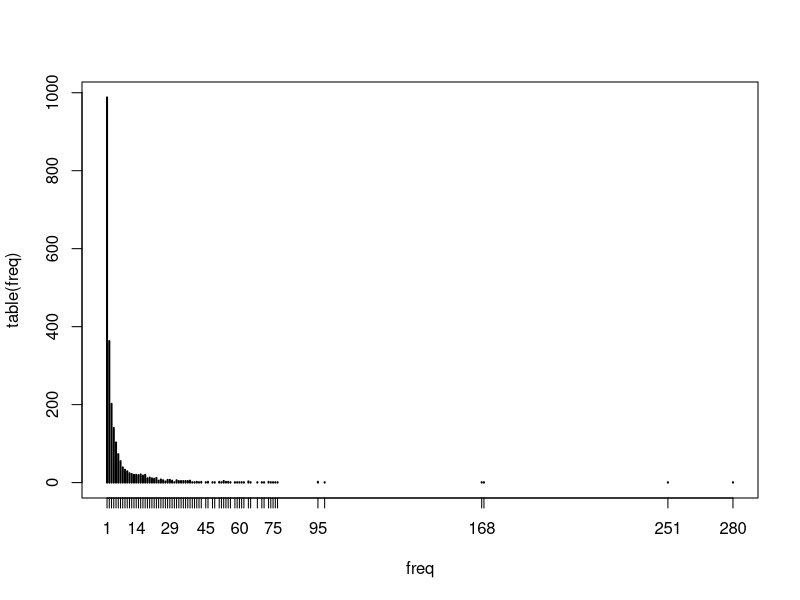
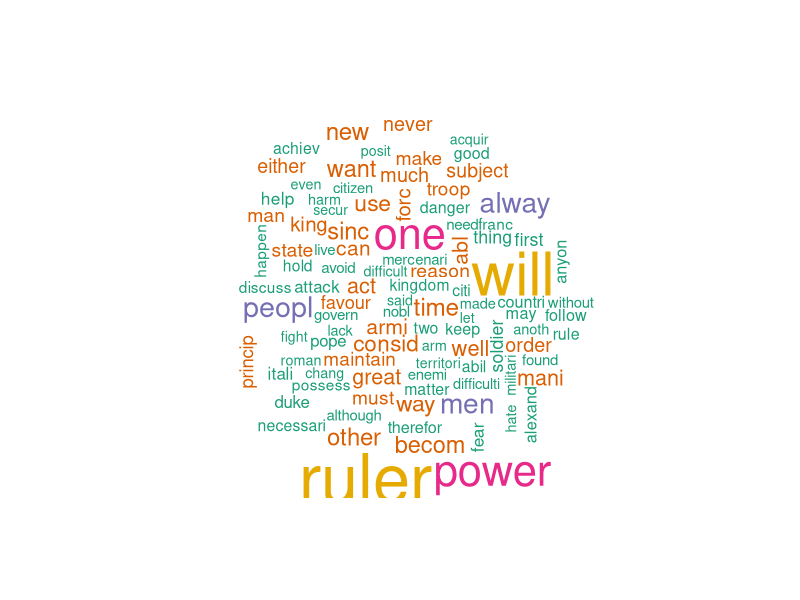

Write R code to recreate these figures, in order.
## ---- chunk 1
library(tm) # Framework for text mining
library(tidyverse) # Data preparation and pipes %>%
library(ggplot2) # For plotting word frequencies
library(wordcloud) # Wordclouds!
## ---- chunk 2
getSources()
getReaders()
## ---- chunk 3
docs.df <-read.csv("data/mach.csv", header=TRUE) # Read in CSV file
docs.df <- docs.df %>%
  mutate(text = str_conv(text, "UTF-8"))
docs <- Corpus(VectorSource(docs.df$text))
docs
## ---- chunk 4
# See the 16th document
inspect(docs[16])
## ---- chunk 5
dtm <- DocumentTermMatrix(docs,
           control = list(stopwords = TRUE,
                          tolower = TRUE,
                          removeNumbers = TRUE,
                          removePunctuation = TRUE,
                          stemming=TRUE))
## ---- chunk 6
dtm.weighted <- DocumentTermMatrix(docs,
           control = list(weighting =function(x) weightTfIdf(x, normalize = TRUE),
                          stopwords = TRUE,
                          tolower = TRUE,
                          removeNumbers = TRUE,
                          removePunctuation = TRUE,
                          stemming=TRUE))
## ---- chunk 7
inspect(dtm[1:5,1:5])
inspect(dtm.weighted[1:5,1:5])
## ---- chunk 8
# How many documents? How many terms?
dim(dtm)
## ---- chunk 9
# How many terms?
freq <- colSums(as.matrix(dtm))
freq[1:5]
length(freq)
## ---- chunk 10
# Order
sorted <- sort(freq, decreasing = T)

# Most frequent terms
head(sorted)

# Least frequent
tail(sorted)
## ---- chunk 11
# Frequency of frenquencies
head(table(freq),15)
tail(table(freq),15)

# Plot
plot(table(freq))
## ---- chunk 12
# Have a look at common words
findFreqTerms(dtm, lowfreq=50) # Words that appear at least 50 times

# Which words correlate with "war"?
findAssocs(dtm, "war", 0.3)
## ---- chunk 13
# Wordclouds!
set.seed(123)
wordcloud(names(sorted), sorted, max.words=100, colors=brewer.pal(6,"Dark2"))
## ---- chunk 14
dtm.s <- removeSparseTerms(dtm,.9)
dtm 
dtm.s 
## ---- chunk 15
# Coerce into dataframe
dtm <- as.data.frame(as.matrix(dtm))
names(dtm)[1:10]  # Names of documents

# Write CSV
write.csv(dtm, "dtm.csv", row.names = F)
